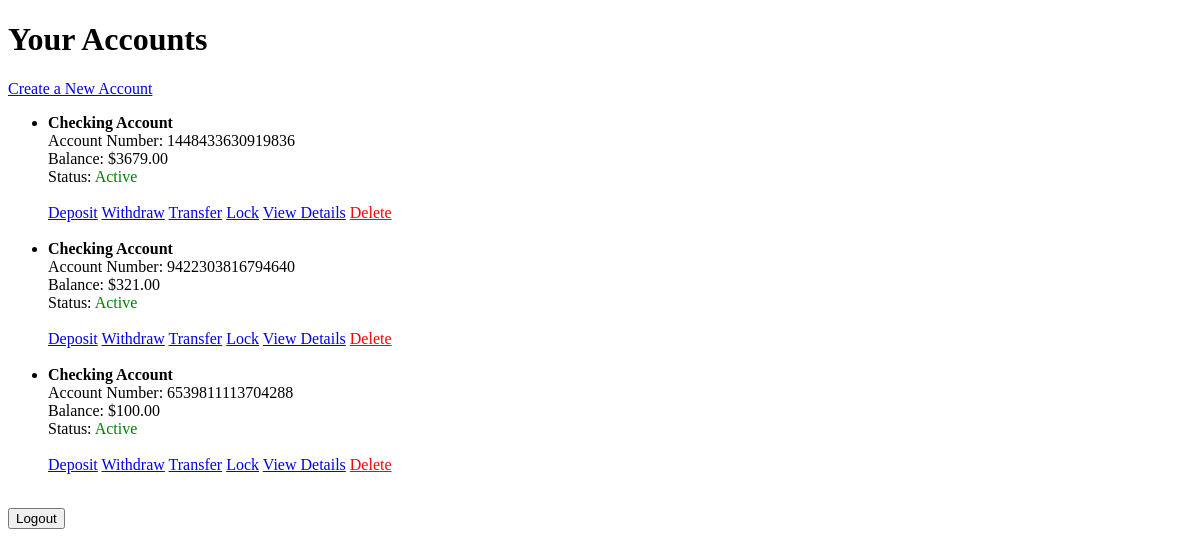
Page /accounts/accounts/ (signed in) on the earlier database version.
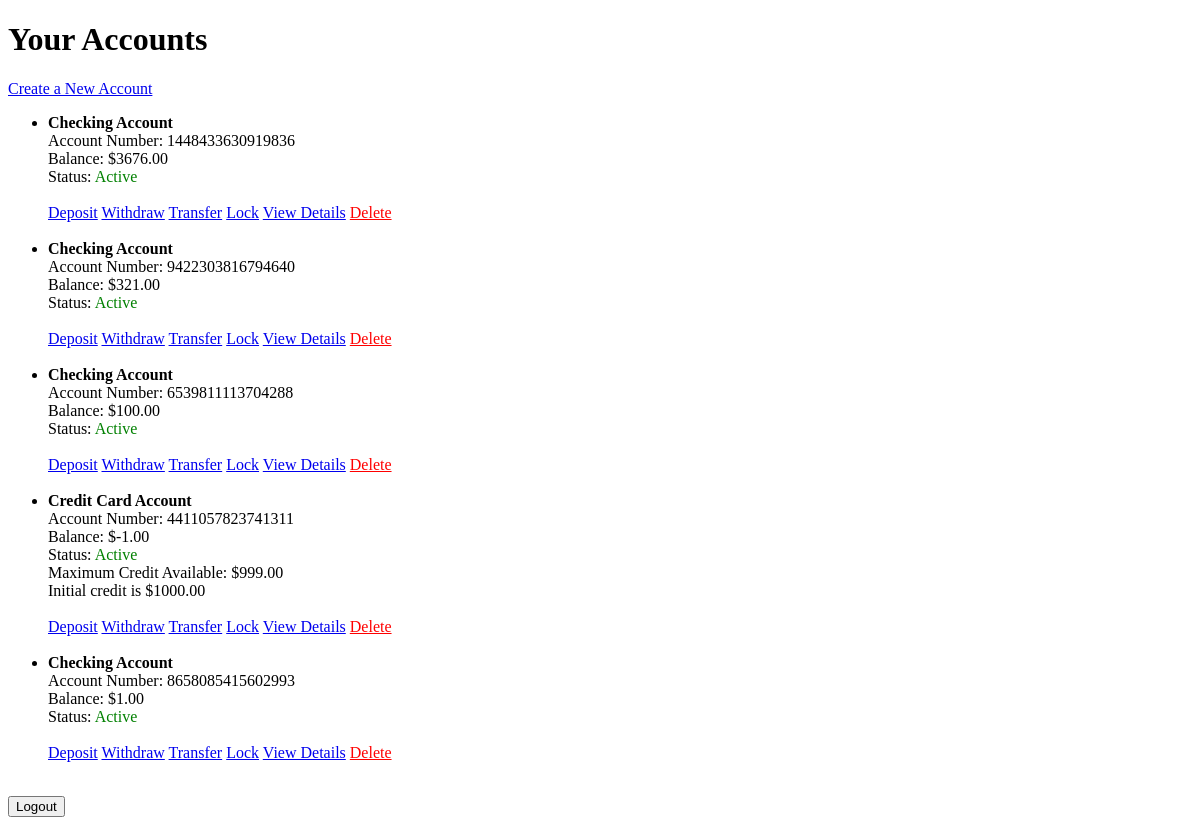
Same page on the later database version.
### accounts/models.py (models this page shows, shortened)
class Account(models.Model):
    ACCOUNT_TYPE = [
        ('Checking', 'Checking'),
        ('Saving', 'Saving'),
        ('Credit Card', 'Credit Card'),
    ]
    user = models.ForeignKey(
        settings.AUTH_USER_MODEL,
        on_delete=models.CASCADE,
        related_name="accounts",
        verbose_name="User",
    )
    account_type = models.CharField(
        max_length=20,
        choices=ACCOUNT_TYPE,
        verbose_name="Account Type",
    )
    account_number = models.CharField(
        max_length=16,
        unique=True,
        editable=False,
        verbose_name="Account Number"
    )
    account_password = models.CharField(
        max_length=128,
        verbose_name="Account Password",
        help_text="Password for this account. It is separate from your login password.",
    )
    balance = models.DecimalField(
        max_digits=10,
        decimal_places=2,
        default=0.00,
        verbose_name="Balance",
    )
    created_at = models.DateTimeField(
        auto_now_add=True,
        verbose_name="Created At",
    )
    is_locked = models.BooleanField(default=False)
    class Meta:
        verbose_name = "Account"

### accounts/views.py (the view, shortened to what this page needs)
# urls.py: path('accounts/', views.account_list_view, name='account_list'),
@login_required
def account_list_view(request):
    accounts = request.user.accounts.all()  # get accounts for current user
    for account in accounts:
        if account.account_type == 'Saving':
            account.interest = account.balance/100
        if account.account_type == 'Credit Card':
            account.max_credit_available = 1000 + account.balance
    return render(request, 'accounts/account_list.html', {'accounts': accounts})

### templates/accounts/account_list.html (shortened to what this page needs)
<!DOCTYPE html>
<html>
<head>
</head>
<body>
    <h1>Your Accounts</h1>
    <a href="{% url 'create_account' %}">Create a New Account</a>
    <ul>
        {% for account in accounts %}
            <li>
                <strong>{{ account.account_type }} Account</strong><br>
                Account Number: {{ account.account_number }}<br>
                Balance: ${{ account.balance }}<br>
                Status:
                {% if account.is_locked %}
                    <span style="color: red;">Locked</span>
                {% else %}
                    <span style="color: green;">Active</span>
                {% endif %}<br>
                {% if not account.is_locked %}
                    {% if account.account_type == 'Credit Card' %}
                        Maximum Credit Available: ${{ account.max_credit_available }}<br>
                        Initial credit is $1000.00<br>
                    {% endif %}<br>
                    <a href="{% url 'deposit' account.id %}">Deposit</a>
                    <a href="{% url 'withdraw' account.id %}">Withdraw</a>
                    <a href="{% url 'transfer' account.id %}">Transfer</a>
                {% endif %}
                <a href="{% url 'account_lock' account.id %}">
                    {% if account.is_locked %}Unlock<br>{% else %}Lock{% endif %}</a>
                <a href="{% url 'account_detail' account.id %}">View Details</a>
                <a href="{% url 'delete_account' account.id %}" style="color: red;">Delete</a>
            </li><br>
        {% endfor %}
    </ul>
    <form method="post" action="{% url 'logout' %}">
        <button type="submit">Logout</button>
    </form>
</body>
</html>

Differences in the rows shown:
changed Account (number 1 of 5 on the later page): balance "3679.00" → "3676.00"
added Account: account_type "Credit Card", account_number "4411057823741311", balance "-1.00", is_locked "Active", max_credit_available "999.00"
added Account: account_type "Checking", account_number "8658085415602993", balance "1.00", is_locked "Active"
